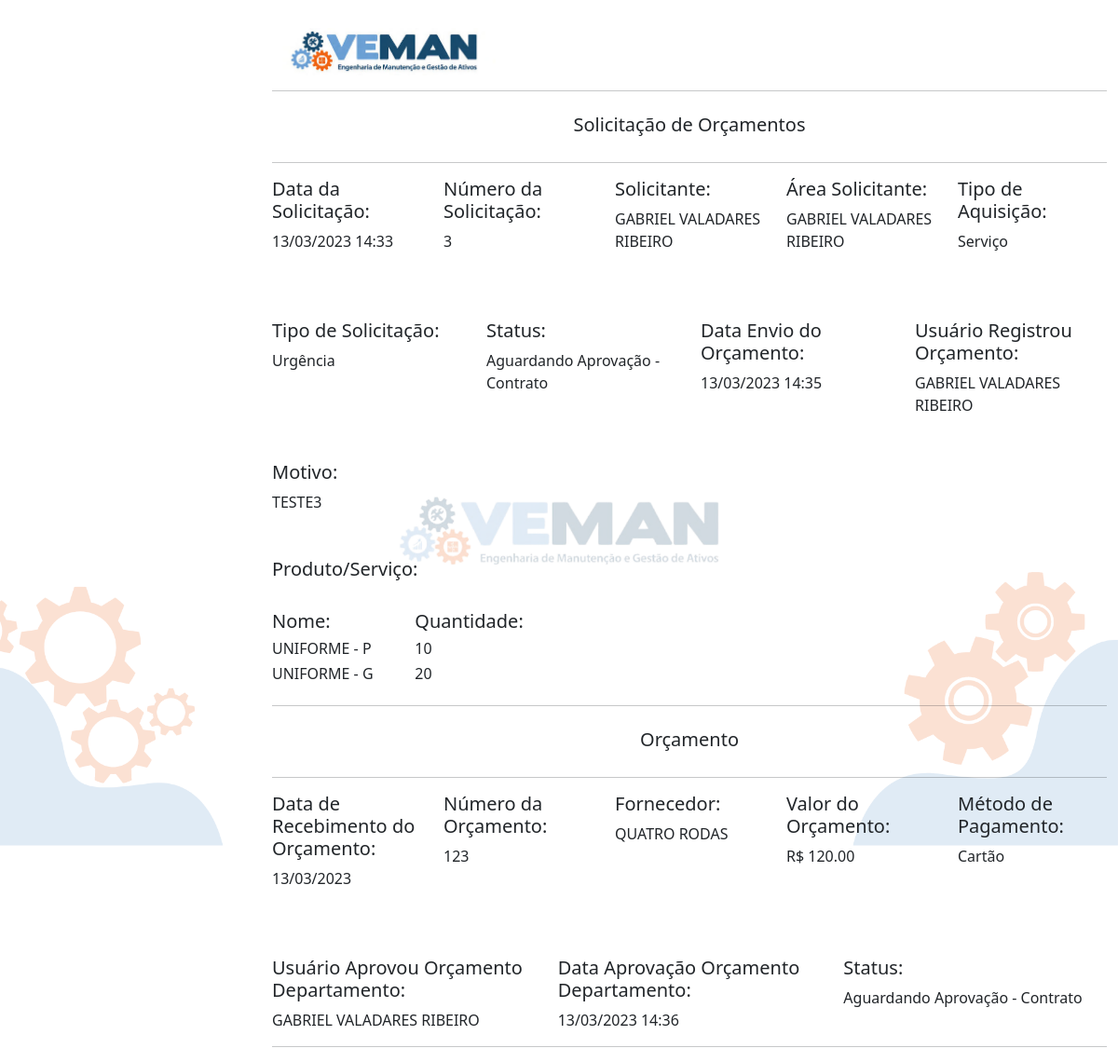
Screenshot of /visualizar_solicitacao_e_orcamento/3 with the database file from the repository.
### vemango/models.py (models this page shows)
class Solicitar_Orcamento(database.Model):
    id = database.Column(database.Integer, primary_key=True)
    datasolicitacao = database.Column(database.String, nullable=False)
    solicitante = database.Column(database.String, nullable=False)
    tipo_aquisicao = database.Column(database.String, nullable=False)
    tipo_solicitacao = database.Column(database.String, nullable=False)
    motivo = database.Column(database.String, nullable=False)
    area = database.Column(database.String, nullable=False)
    planilha = database.Column(database.String, nullable=False, default='Nome do Arquivo')
    datahora_envio_orcamento = database.Column(database.String, nullable=False, default='')
    usuario_envio_orcamento = database.Column(database.String, nullable=False, default='')
    status = database.Column(database.String, nullable=False, default='Aguardando Orçamento')

class Enviar_Orcamento(database.Model):
    id = database.Column(database.Integer, primary_key=True)
    numero_solicitacao = database.Column(database.String, nullable=False)
    numero_orcamento = database.Column(database.String, nullable=False)
    data_orcamento = database.Column(database.String, nullable=False)
    fornecedor = database.Column(database.String, nullable=False)
    valor_orcamento = database.Column(database.Numeric(10,2), nullable=False)
    metodo_pagamento = database.Column(database.String, nullable=False)
    anexo_orcamento = database.Column(database.String, nullable=False, default='Nome do Arquivo')
    usuario_registro = database.Column(database.String, nullable=False)
    data_hora_registro = database.Column(database.String, nullable=False)
    status = database.Column(database.String, nullable=False, default='Aguardando Aprovação - Departamento')
    usuario_reprovacao_departamento = database.Column(database.String, nullable=False, default='')
    data_hora_reprovacao_departamento = database.Column(database.String, nullable=False, default='')
    usuario_aprovacao_departamento = database.Column(database.String, nullable=False, default='')
    data_hora_aprovacao_departamento = database.Column(database.String, nullable=False, default='')

### vemango/routes.py (the view)
@app.route('/visualizar_solicitacao_e_orcamento/<solicitacao_id>', methods=['GET', 'POST'])
def visualizar_solicitacao_e_orcamento(solicitacao_id):
    solicitacao = Solicitar_Orcamento.query.get(solicitacao_id)
    orcamento = Enviar_Orcamento.query.filter_by(numero_solicitacao=solicitacao.id,status='Aguardando Aprovação - Contrato')
    data_atual = datetime.now()
    data_atual_formatada = data_atual.strftime('%d/%m/%Y %H:%M')
    for item in orcamento:
        orcamento = Enviar_Orcamento.query.get(item.id)
    return render_template('visualizar_solicitacao_e_orcamento.html',solicitacao=solicitacao, data_atual_formatada=data_atual_formatada,orcamento=orcamento)

### vemango/templates/visualizar_solicitacao_e_orcamento.html (shortened to what this page needs)
<!DOCTYPE html>
<html lang="pt-br">
<head>
    <link href="https://cdn.jsdelivr.net/npm/bootstrap@5.0.0-beta1/dist/css/bootstrap.min.css" rel="stylesheet">
    <link rel="stylesheet" type="text/css" href="{{ url_for('static', filename='main.css') }}">
</head>
<body>
    <div class="container">
        <div class="row">
            <div class="col">
                 <img src="{{ url_for('static', filename='foto_veman/Veman.png') }} " class="rounded" width="240">
            </div>
            <div class="col-3">
            </div>
        </div>
        <hr>
        <div class="row">
            <div class="col g-2 p-1 mt-1  text-center">
                 <h5>Solicitação de Orçamentos </h5>
            </div>
        </div>
        <hr>
        <div class="row">
            <div class="col">
                 <h5>Data da Solicitação:</h5>
                    {{ solicitacao.datasolicitacao }}
            </div>
            <div class="col">
                 <h5>Número da Solicitação:</h5>
                    {{ solicitacao.id }}
            </div>
            <div class="col">
                 <h5>Solicitante:</h5>
                    {{ solicitacao.solicitante }}
            </div>
            <div class="col">
                 <h5>Área Solicitante:</h5>
                    {{ solicitacao.area }}
            </div>
            <div class="col">
                 <h5>Tipo de Aquisição:</h5>
                    {{ solicitacao.tipo_aquisicao }}
            </div>
        </div>
        <br><br><br>
        <div class="row">
            <div class="col">
                 <h5>Tipo de Solicitação:</h5>
                    {{ solicitacao.tipo_solicitacao }}
            </div>
            <div class="col">
                 <h5>Status:</h5>
                    {{ solicitacao.status }}
            </div>
            <div class="col">
                 <h5>Data Envio do Orçamento:</h5>
                    {{ solicitacao.datahora_envio_orcamento }}
            </div>
            <div class="col">
                 <h5>Usuário Registrou Orçamento:</h5>
                    {{ solicitacao.usuario_envio_orcamento }}
            </div>
        </div>
        <br><br>
        <div class="row">
            <div class="col">
                 <h5>Motivo:</h5>
                    {{ solicitacao.motivo }}
            </div>
        </div>
        <br><br>
        <div class="row">
            <div class="col">
                 <h5>Produto/Serviço:</h5>
            </div>
        </div>
        <br>
        <div class="row">
            <div class="col">
                 <h5>Nome:</h5>
                    <h6>UNIFORME - P</h6>
                    <h6>UNIFORME - G</h6>
            </div>
            <div class="col-10">
                 <h5>Quantidade:</h5>
                    <h6>10</h6>
                    <h6>20</h6>
            </div>
        </div>
        <hr>
        <div class="row">
            <div class="col g-2 p-1 mt-1  text-center">
                 <h5>Orçamento</h5>
            </div>
        </div>
        <hr>
        <div class="row">
            <div class="col">
                 <h5>Data de Recebimento do Orçamento:</h5>
                    {{ orcamento.data_orcamento }}
            </div>
            <div class="col">
                 <h5>Número da Orçamento:</h5>
                    {{ orcamento.numero_orcamento }}
            </div>
            <div class="col">
                 <h5>Fornecedor:</h5>
                    {{ orcamento.fornecedor }}
            </div>
            <div class="col">
                 <h5>Valor do Orçamento:</h5>
                    R$ {{ orcamento.valor_orcamento }}
            </div>
            <div class="col">
                 <h5>Método de Pagamento:</h5>
                    {{ orcamento.metodo_pagamento }}
            </div>
        </div>
        <br><br><br>
        <div class="row">
            <div class="col">
                 <h5>Usuário Aprovou Orçamento Departamento:</h5>
                    {{ orcamento.usuario_aprovacao_departamento }}
            </div>
            <div class="col">
                 <h5>Data Aprovação Orçamento Departamento:</h5>
                    {{ orcamento.data_hora_aprovacao_departamento }}
            </div>
            <div class="col">
                 <h5>Status:</h5>
                    {{ orcamento.status }}
            </div>
        </div>
        <hr>
    </div>
</body>
</html>

### vemango/static/main.css (style rules this page uses)
body { background: url("./foto_veman/backgroundd.png") no-repeat fixed center; background-size: 100%; padding-left: 280px; padding-top: 30px; }

### rows the page displays
Solicitar_Orcamento: datasolicitacao "13/03/2023 14:33", id "3", solicitante "GABRIEL VALADARES RIBEIRO", area "GABRIEL VALADARES RIBEIRO", tipo_aquisicao "Serviço", tipo_solicitacao "Urgência", status "Aguardando Aprovação - Contrato", datahora_envio_orcamento "13/03/2023 14:35", usuario_envio_orcamento "GABRIEL VALADARES RIBEIRO", motivo "TESTE3"
Enviar_Orcamento: data_orcamento "13/03/2023", numero_orcamento "123", fornecedor "QUATRO RODAS", valor_orcamento "120.00", metodo_pagamento "Cartão", usuario_aprovacao_departamento "GABRIEL VALADARES RIBEIRO", data_hora_aprovacao_departamento "13/03/2023 14:36", status "Aguardando Aprovação - Contrato"
